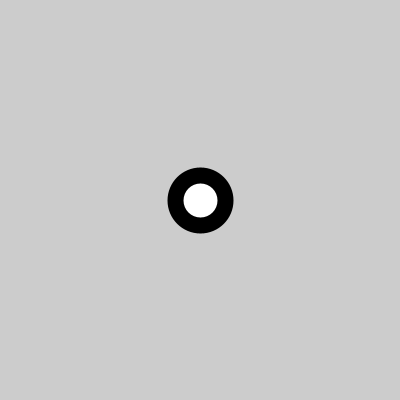
Frame 1 (no input)
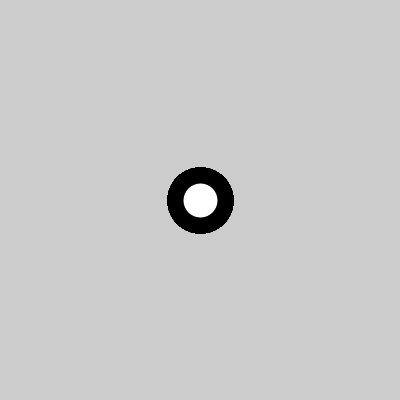
Frame 60 (the mouse pressed at the canvas centre just before this capture)
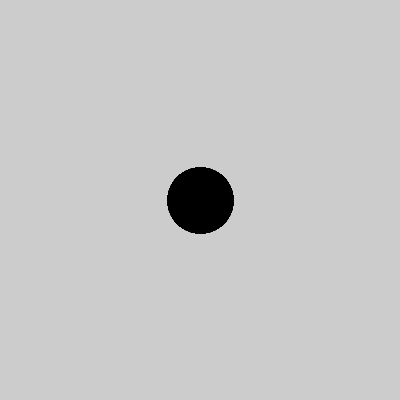
Frame 120 (the mouse held since frame 60 and released just before this capture)

The Processing sketch that drew these frames (run headless with seeded random() and noise(); from frame 60 on, the mouse is pressed at the canvas centre):

// Processing sketch: Target_java
// ── Target_java.pde
float x;
float y;
float r;
float s;
float a;
float b;

void setup() {
  size(400, 400);
  
  x = width/2;
  y = height/2;
}

void draw() {
  circleShape();
}

void mousePressed() {
  if (mousePressed && (mouseButton == LEFT)) {
    r = random(width);
    s = random(height);
    
    a = random(100);
    
    float d = dist(width/2, height/2, mouseX, mouseY);
    float maxDist = dist(0, 0, width/2, height/2);
    float gray = map(d, 0, maxDist, 0, 255);
    float strokeWeightVar = map(d, 0, maxDist, 0, 16);
    fill(gray);
    strokeWeight(strokeWeightVar);
    circle(r, s, a);
  }
}

void circleShape() {
  float d = dist(width/2, height/2, mouseX, mouseY);
  float maxDist = dist(0, 0, width/2, height/2);
  float gray = map(d, 0, maxDist, 0, 255);
  float strokeWeightVar = map(d, 0, maxDist, 0, 16);
  fill(gray);
  strokeWeight(strokeWeightVar);
  circle(x, y, 50);
}
